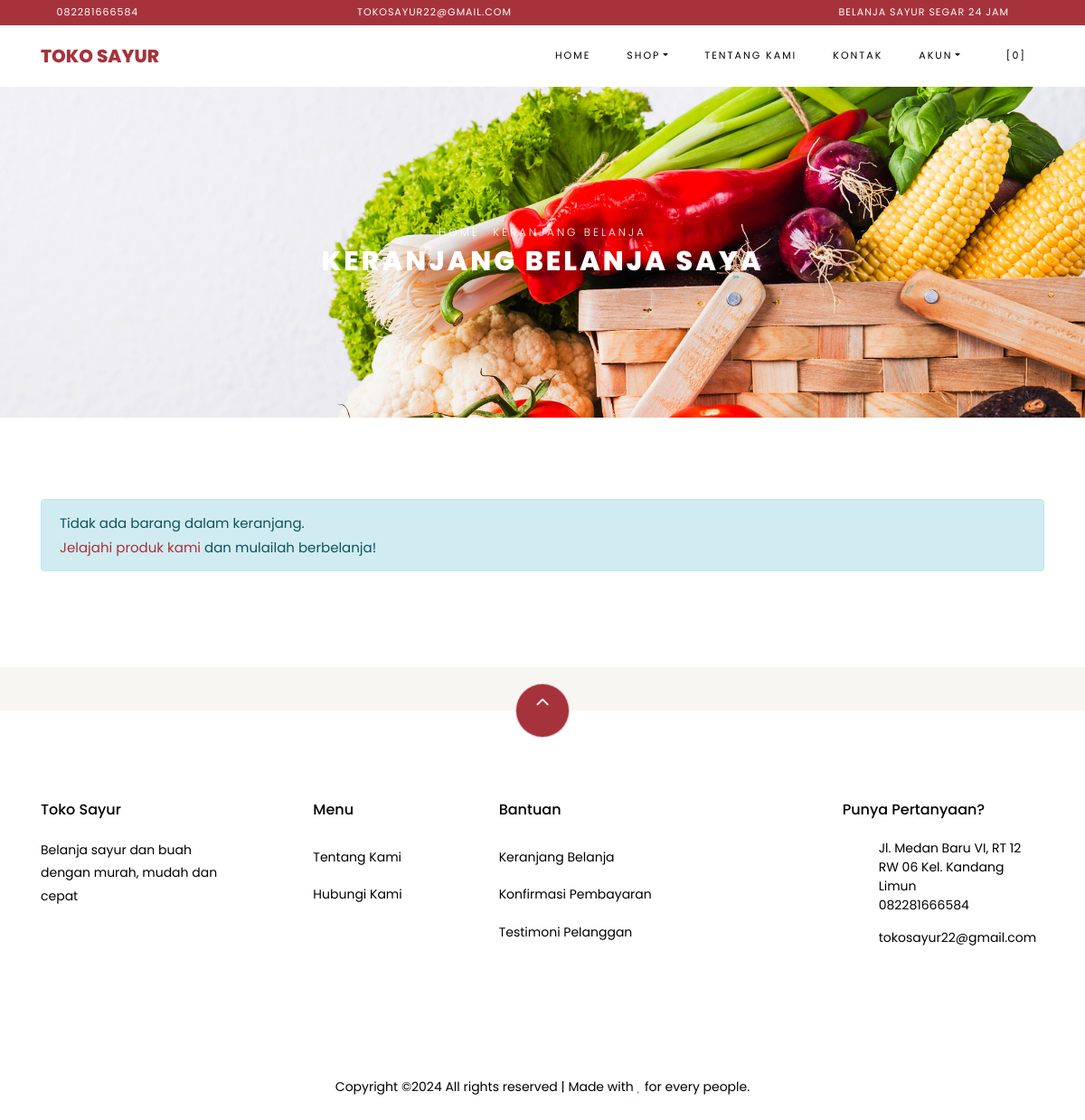
The app's page /index.php/shop/cart with its own data.
### tables this page shows
CREATE TABLE `settings` (
  `id` int(10) NOT NULL,
  `key` varchar(32) NOT NULL,
  `content` text NOT NULL
);

### application/helpers/themes_helper.php (called while the page is built, shortened)
<?php
if ( ! function_exists('get_theme_name'))
{
    function get_theme_name() {
        $current_theme = get_settings('current_theme_name');
        return ($current_theme) ? $current_theme : false;
    }
}
if ( ! function_exists('get_template_part'))
{
    function get_template_part($file_name = null, $params = array()) {
        if ($file_name !== '') {
            $current_theme = get_theme_name();
            if ( file_exists($file_location = VIEWPATH .'themes/'. $current_theme .'/'. $file_name .'.php')) {
                $CI =& get_instance();
                $CI->load->view('themes/'. $current_theme .'/'. $file_name, $params);
            }
            else {
                echo '<div>Kesalahan: berkas tema <b>'. $file_name .'.php</b> tidak ditemukan.<br>Lokasi berkas: <b>'. $file_location .'</b></div>';
            }
        }
    }
}
if ( ! function_exists('get_header'))
{
    function get_header($params = null, $section = '', $current_section = '') {
        $load_params = array();
        if ( is_null($params)) {
            $load_params['title'] = get_settings('site_name');
        }
        else if ( is_string($params)) {
            $load_params['title'] = $params;
        }
        $load_params['sidebar_section'] = $section;
        $load_params['current_section'] = $current_section;
        get_template_part('header', $load_params);
    }
}
if ( ! function_exists('get_footer'))
{
    function get_footer($params = array()) {
        get_template_part('footer', $params);
    }
}
if ( ! function_exists('get_theme_uri'))
{
    function get_theme_uri($file_name = null, $theme_name = NULL)
    {
        $theme_name = ($theme_name == NULL) ? get_theme_name() : $theme_name;
        return is_null($file_name) ? base_url('assets/themes/'. $theme_name .'/') : base_url('assets/themes/'. $theme_name .'/'. $file_name) ;
    }
}

### application/controllers/Shop.php (called while the page is built, shortened)
<?php
class Shop extends CI_Controller {
    public function cart()
    {
        $cart['carts'] = $this->cart->contents();
        $cart['total_cart'] = $this->cart->total();
        $ongkir = ($cart['total_cart'] >= get_settings('min_shop_to_free_shipping_cost')) ? 0 : get_settings('shipping_cost');
        $cart['total_price'] = $cart['total_cart'] + $ongkir;
        get_header('Keranjang Belanja');
        get_template_part('shop/cart', $cart);
        get_footer();
    }
}

### index.php (called while the page is built, shortened)
<?php
require_once BASEPATH . 'core/CodeIgniter.php';

### application/helpers/global_helper.php (called while the page is built, shortened)
<?php
if (!function_exists('get_settings')) {
    function get_settings($key = '')
    {
        $CI = &get_instance();
        $row = $CI->db
            ->select('content')
            ->where('key', $key)
            ->get('settings')
            ->row();
        return $row->content;
    }
}
if (!function_exists('get_store_name')) {
    function get_store_name()
    {
        return get_settings('store_name');
    }
}

### application/helpers/session_helper.php (called while the page is built, shortened)
<?php
if (!function_exists('init')) {
    function init()
    {
        $CI = &get_instance();
        return $CI;
    }
}
if (!function_exists('session_data')) {
    function session_data()
    {
        $CI = init();
        $read_session_in_cookie = get_cookie('__ACTIVE_SESSION_DATA');
        $read_session_in_session = $CI->session->userdata('__ACTIVE_SESSION_DATA');
        if ($read_session_in_cookie) {
            $read_data = $CI->encryption->decrypt($read_session_in_cookie);
            $read_data = json_decode($read_data);
            return $read_data;
        } else if ($read_session_in_session) {
            $read_data = $CI->encryption->decrypt($read_session_in_session);
            $read_data = json_decode($read_data);
            return $read_data;
        } else {
            $default_session = new stdClass();
            $default_session->is_login = FALSE;
            $default_session->user_id = 0;
            $default_session->login_at = 0;
            $default_session->remember_me = FALSE;
            return $default_session;
        }
    }
}

### application/views/themes/vegefoods/shop/cart.php (the view, shortened to what this page needs)
<div class="hero-wrap hero-bread" style="background-image: url('<?php echo get_theme_uri('images/bg_1.jpg'); ?>');">
    <div class="container">
      <div class="row no-gutters slider-text align-items-center justify-content-center">
        <div class="col-md-9 ftco-animate text-center">
            <p class="breadcrumbs"><span class="mr-2"><?php echo anchor(base_url(), 'Home'); ?></span> <span>Keranjang Belanja</span></p>
          <h1 class="mb-0 bread">Keranjang Belanja Saya</h1>
        </div>
      </div>
    </div>
  </div>
  <section class="ftco-section ftco-Keranjang Belanja">
          <div class="container">
          <?php if ( count($carts) > 0) : ?>
            <form action="<?php echo site_url('shop/checkout'); ?>" method="POST">
              <div class="row">
              <div class="col-md-12 ftco-animate">
                  <div class="cart-list">
                      <table class="table">
                          <thead class="thead-primary">
                            <tr class="text-center">
                              <th>&nbsp;</th>
                              <th>&nbsp;</th>
                              <th>Produk</th>
                              <th>Harga</th>
                              <th>Kuantitas</th>
                              <th>Sub Total</th>
                            </tr>
                          </thead>
                          <tbody>
                              <?php foreach ($carts as $item) : ?>
                            <tr class="text-center cart-<?php echo $item['rowid']; ?>">
                              <td class="product-remove"><a href="#" class="remove-item" data-rowid="<?php echo $item['rowid']; ?>"><span class="ion-ios-close"></span></a></td>
                              <td class="image-prod"><div class="img img-fluid rounded" style="background-image:url(<?php echo get_product_image($item['id']); ?>);"></div></td>
                              <td class="product-name">
                                  <h3><?php echo $item['name']; ?></h3>
                              </td>
                              <td class="price">Rp <?php echo format_rupiah($item['price']); ?></td>
                              <td class="quantity">
                                  <div class="input-group mb-3">
                                   <input type="text" name="quantity[<?php echo $item['rowid']; ?>]" class="quantity form-control input-number" value="<?php echo $item['qty']; ?>" min="1" max="100">
                                </div>
                            </td>
                              <td class="total">Rp <?php echo format_rupiah($item['subtotal']); ?></td>
                            </tr>
                              <?php endforeach; ?>
                          </tbody>
                        </table>
                    </div>
              </div>
          </div>
          <div class="row justify-content-end">
              <div class="col-lg-4 mt-5 cart-wrap ftco-animate">
                  </div>
              </div>
              <div class="col-lg-4 mt-5 cart-wrap ftco-animate">
                      <h3>Rincian Keranjang</h3>
                      <p class="d-flex">
                          <span>Subtotal</span>
                          <span class="n-subtotal font-weight-bold">Rp <?php echo format_rupiah($total_cart); ?></span>
                      </p>
                      <p class="d-flex">
                          <span>Biaya pengiriman</span>
                          <?php if ( $total_cart >= get_settings('min_shop_to_free_shipping_cost')) : ?>
                          <span class="n-ongkir font-weight-bold">Gratis</span>
                          <?php else : ?>
                            <span class="n-ongkir font-weight-bold">Rp <?php echo format_rupiah(get_settings('shipping_cost')); ?></span>
                          <?php endif; ?>
                      </p>
                      <hr>
                      <p class="d-flex total-price">
                          <span>Total</span>
                          <span class="n-total font-weight-bold">Rp <?php echo format_rupiah($total_price); ?></span>
                      </p>
                  </div>
                  <p><button type="submit" class="btn btn-primary py-3 px-4">Checkout</button></p>
              </div>
          </div>
          </form>
          <?php else : ?>
            <div class="row">
              <div class="col-md-12 ftco-animate">
                <div class="alert alert-info">Tidak ada barang dalam keranjang.<br><?php echo anchor('browse', 'Jelajahi produk kami'); ?> dan mulailah berbelanja!</div>
              </div>
            </div>
          <?php endif; ?>
          </div>
      </section>

### application/views/themes/vegefoods/header.php (shortened to what this page needs)
?><!DOCTYPE html>
<html lang="en">
  <head>
    <link rel="stylesheet" href="<?php echo get_theme_uri('css/open-iconic-bootstrap.min.css'); ?>">
    <link rel="stylesheet" href="<?php echo get_theme_uri('css/animate.css'); ?>">
    <link rel="stylesheet" href="<?php echo get_theme_uri('css/owl.carousel.min.css'); ?>">
    <link rel="stylesheet" href="<?php echo get_theme_uri('css/owl.theme.default.min.css'); ?>">
    <link rel="stylesheet" href="<?php echo get_theme_uri('css/magnific-popup.css'); ?>">
    <link rel="stylesheet" href="<?php echo get_theme_uri('css/aos.css'); ?>">
	<link rel="stylesheet" href="<?php echo get_theme_uri('css/ionicons.min.css'); ?>">
	<link rel="stylesheet" href="<?php echo get_theme_uri('js/plugins/@fortawesome/fontawesome-free/css/all.min.css', 'argon'); ?>">
    <link rel="stylesheet" href="<?php echo get_theme_uri('css/bootstrap-datepicker.css'); ?>">
    <link rel="stylesheet" href="<?php echo get_theme_uri('css/jquery.timepicker.css'); ?>">
    <link rel="stylesheet" href="<?php echo get_theme_uri('css/flaticon.css'); ?>">
    <link rel="stylesheet" href="<?php echo get_theme_uri('css/icomoon.css'); ?>">
	<link rel="stylesheet" href="<?php echo get_theme_uri('css/style.css'); ?>">
	<link rel="stylesheet" href="<?php echo base_url('assets/plugins/toastr/toastr.min.css'); ?>">
  </head>
  <body class="goto-here">
		<div class="py-1 bg-primary">
    	<div class="container">
    		<div class="row no-gutters d-flex align-items-start align-items-center px-md-0">
	    		<div class="col-lg-12 d-block">
		    		<div class="row d-flex">
		    			<div class="col-md pr-4 d-flex topper align-items-center">
					    	<div class="icon mr-2 d-flex justify-content-center align-items-center"><span class="icon-phone2"></span></div>
						    <span class="text"><?php echo get_settings('store_phone_number'); ?></span>
					    </div>
					    <div class="col-md pr-4 d-flex topper align-items-center">
					    	<div class="icon mr-2 d-flex justify-content-center align-items-center"><span class="icon-paper-plane"></span></div>
						    <span class="text"><?php echo get_settings('store_email'); ?></span>
					    </div>
					    <div class="col-md-5 pr-4 d-flex topper align-items-center text-lg-right">
						    <span class="text"><?php echo get_settings('store_tagline'); ?></span>
					    </div>
				    </div>
			    </div>
		    </div>
		  </div>
    </div>
    <nav class="navbar navbar-expand-lg navbar-dark ftco_navbar bg-dark ftco-navbar-light" id="ftco-navbar">
	    <div class="container">
	      <a class="navbar-brand" href="<?php echo base_url(); ?>"><?php echo get_store_name(); ?></a>
	      <div class="collapse navbar-collapse" id="ftco-nav">
	        <ul class="navbar-nav ml-auto">
	          <li class="nav-item active"><a href="<?php echo base_url(); ?>" class="nav-link">Home</a></li>
	          <li class="nav-item dropdown">
              <a class="nav-link dropdown-toggle" href="#" id="dropdown04" data-toggle="dropdown" aria-haspopup="true" aria-expanded="false">Shop</a>
            </li>
	          <li class="nav-item"><a href="<?php echo site_url('pages/about'); ?>" class="nav-link">Tentang Kami</a></li>
              <li class="nav-item"><a href="<?php echo site_url('pages/contact'); ?>" class="nav-link">Kontak</a></li>
              <li class="nav-item dropdown">
              <a class="nav-link dropdown-toggle" href="#" id="dropdown05" data-toggle="dropdown" aria-haspopup="true" aria-expanded="false">Akun</a>
            </li>
	          <li class="nav-item cta cta-colored"><a href="<?php echo site_url('shop/cart'); ?>" class="nav-link"><span class="icon-shopping_cart"></span>[<span class="cart-item-total">0</span>]</a></li>
	        </ul>
	      </div>
	    </div>
	  </nav>

### application/views/themes/vegefoods/footer.php (shortened to what this page needs)
<section class="ftco-section ftco-no-pt ftco-no-pb py-5 bg-light">
    <div class="container py-4">
    </div>
  </section>
  <footer class="ftco-footer ftco-section">
    <div class="container">
        <div class="row">
            <div class="mouse">
                      <a href="#" class="mouse-icon">
                          <div class="mouse-wheel"><span class="ion-ios-arrow-up"></span></div>
                      </a>
                  </div>
        </div>
      <div class="row mb-5">
        <div class="col-md">
          <div class="ftco-footer-widget mb-4">
            <h2 class="ftco-heading-2"><?php echo get_store_name(); ?></h2>
            <p><?php echo get_settings('store_description'); ?></p>
            <ul class="ftco-footer-social list-unstyled float-md-left float-lft mt-5">
            </ul>
          </div>
        </div>
        <div class="col-md">
          <div class="ftco-footer-widget mb-4 ml-md-5">
            <h2 class="ftco-heading-2">Menu</h2>
            <ul class="list-unstyled">
              <li><a href="<?php echo site_url('pages/about'); ?>" class="py-2 d-block">Tentang Kami</a></li>
              <li><a href="<?php echo site_url('pages/contact'); ?>" class="py-2 d-block">Hubungi Kami</a></li>
            </ul>
          </div>
        </div>
        <div class="col-md-4">
           <div class="ftco-footer-widget mb-4">
            <h2 class="ftco-heading-2">Bantuan</h2>
            <div class="d-flex">
                <ul class="list-unstyled mr-l-5 pr-l-3 mr-4">
                  <li><a href="<?php echo site_url('shop/cart'); ?>" class="py-2 d-block">Keranjang Belanja</a></li>
                  <li><a href="<?php echo site_url('customer/payments/confirm'); ?>" class="py-2 d-block">Konfirmasi Pembayaran</a></li>
                  <li><a href="<?php echo site_url('shop/testimonial'); ?>" class="py-2 d-block">Testimoni Pelanggan</a></li>
                </ul>
              </div>
          </div>
        </div>
        <div class="col-md">
          <div class="ftco-footer-widget mb-4">
              <h2 class="ftco-heading-2">Punya Pertanyaan?</h2>
              <div class="block-23 mb-3">
                <ul>
                  <li><span class="icon icon-map-marker"></span><span class="text"><?php echo get_settings('store_address'); ?></span></li>
                  <li><a href="#"><span class="icon icon-phone"></span><span class="text"><?php echo get_settings('store_phone_number'); ?></span></a></li>
                  <li><a href="#"><span class="icon icon-envelope"></span><span class="text"><?php echo get_settings('store_email'); ?></span></a></li>
                </ul>
              </div>
          </div>
        </div>
      </div>
      <div class="row">
        <div class="col-md-12 text-center">
          <p>
                        Copyright &copy;<script>document.write(new Date().getFullYear());</script> All rights reserved | Made with <i class="icon-heart text-danger" aria-hidden="true"></i> for every people.
                      </p>
        </div>
      </div>
    </div>
  </footer>
</body>
</html>

### records on screen
settings: content "082281666584"
settings: content "TOKOSAYUR22@GMAIL.COM", content "tokosayur22@gmail.com"
settings: content "BELANJA SAYUR SEGAR 24 JAM"
settings: content "TOKO SAYUR", content "Toko Sayur"
settings: content (picture)
settings: content "Belanja sayur dan buah dengan murah, mudah dan cepat"
settings: content "Jl. Medan Baru VI, RT 12 RW 06 Kel. Kandang Limun"

### other values on screen
anchor(base_url(), 'Home') "HOME"
anchor('browse', 'Jelajahi produk kami') "Jelajahi produk kami"
